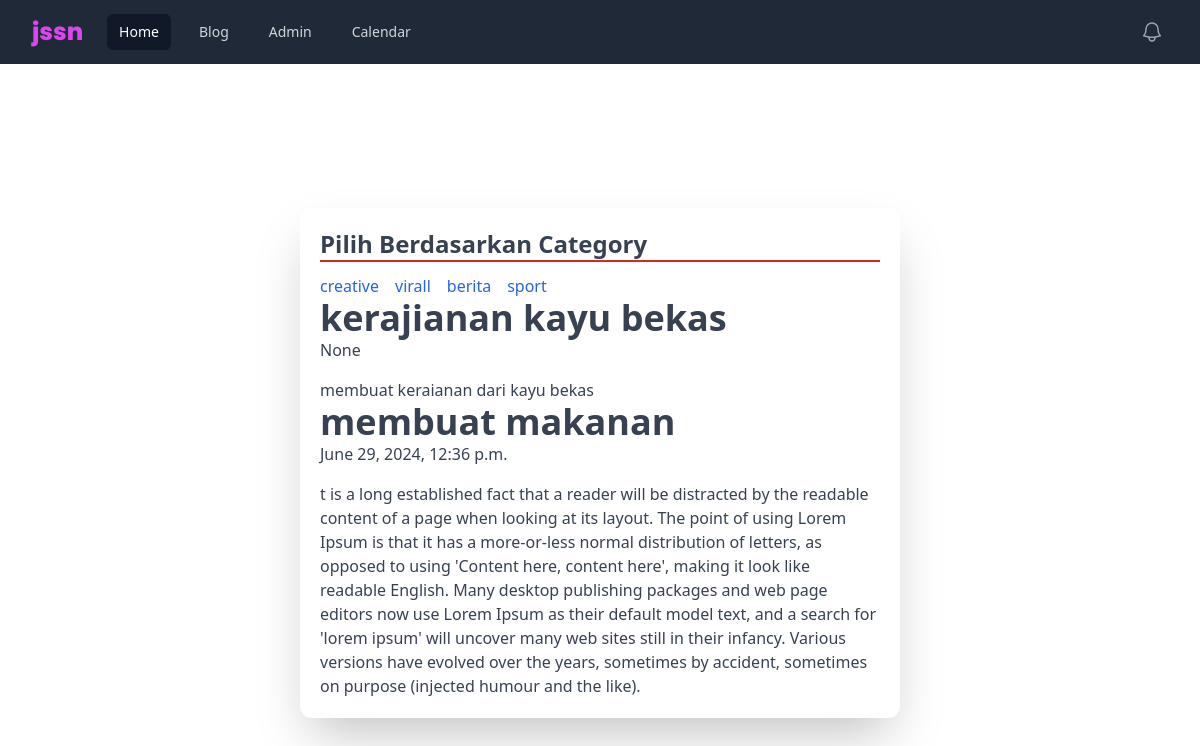
/blog/category/creative, run on the app's committed database.
### blog/models.py (models this page shows, shortened)
class Post(models.Model):
    judul = models.CharField(max_length=225)
    body = models.TextField()
    category = models.CharField(max_length=225)
    waktuPosting = models.DateTimeField(auto_now_add=True)
    update = models.DateTimeField(default=timezone.now)
    slug = models.SlugField(blank=True, editable=False)

### blog/views.py (the view)
# urls.py: path('category/<str:categoryurl>',views.category,name="category")
def category(request,categoryurl):
    categories = Post.objects.values('category').distinct
    post = Post.objects.filter(category = categoryurl)
    context = {
        'judul' : 'Pilih Berdasarkan Category',
        'postingan'   : post,
        'category'  : categories
    }
    return render(request,'category.html',context)

### blog/templates/category.html
{% extends 'index.html' %}
{% block main_content %}
    <h1 class="font-extrabold text-2xl mb-3 border-b-2 border-solid border-red-600">{{judul}}</h1>
        <ul class="flex">
            {% for fillcategory in category %}
                <li><a href="{% url 'blog:category' categoryurl=fillcategory.category%}" class="mr-4 text-blue-600 hover:underline">{{fillcategory.category}}</a></li>
            {% endfor %}
        </ul>
        {% for fillpost in postingan %}
            <h1 class="font-extrabold text-4xl">{{fillpost.judul}}</h1>
                <p class="mb-4">{{fillpost.update}}</p>
            <p>{{fillpost.body}}</p>
        {% endfor %}
{% endblock main_content %}

### data on the page
Post: judul "kerajianan kayu bekas", update "None", body "membuat keraianan dari kayu bekas"
Post: judul "membuat makanan", update "June 29, 2024, 12:36 p.m.", body "t is a long established fact that a reader will be distracted by the readable content of a page when looking at its layout. The point of using Lorem Ipsum is that it has a more-or-less normal distribution of letters, as opposed to using 'Content here, content here', making it look like readable English. Many desktop publishing packages and web page editors now use Lorem Ipsum as their default model text, and a search for 'lorem ipsum' will uncover many web sites still in their infancy. Various versions have evolved over the years, sometimes by accident, sometimes on purpose (injected humour and the like)."

### other printed values
{{ judul }} "Pilih Berdasarkan Category"
{{ fillcategory.category }} "creative" "virall" "berita" "sport"
